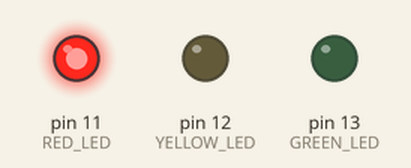
A sketch run on a simulated Arduino Uno, built with avr-gcc and run on an emulated ATmega328P. Shown: output pins drawn as LEDs (lit = HIGH). What the sketch prints to the serial monitor is not drawn.

Above: at 1.5 s.
At 7.0 s:
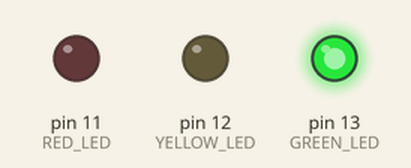
At 11.0 s:
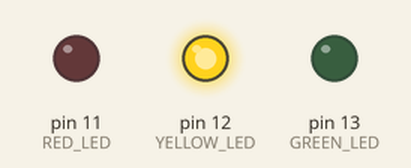
Timing chart, 0 to 19.5 s (numbered marks = the images above):
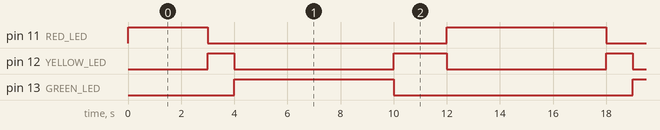

Measured:
- by itself, pin 11 (RED_LED): repeats every 15.0 s: LOW 9.0 s, HIGH 6.0 s
- by itself, pin 12 (YELLOW_LED): repeats every 15.0 s: LOW 6.0 s, HIGH 2.0 s, LOW 6.0 s, HIGH 1.0 s
- by itself, pin 13 (GREEN_LED): alternates HIGH for 6.0 s and LOW for 9.0 s

The sketch:

Sketch_1_Traffic_Light.ino
```cpp
#define RED_LED 11
#define YELLOW_LED 12
#define GREEN_LED 13

void setup() {
  pinMode(RED_LED, OUTPUT);
  pinMode(YELLOW_LED, OUTPUT);
  pinMode(GREEN_LED, OUTPUT);

  Serial.begin(9600);
  Serial.println("Traffic light simulation started");
}

void loop() {
  // Red light
  digitalWrite(RED_LED, HIGH);
  digitalWrite(YELLOW_LED, LOW);
  digitalWrite(GREEN_LED, LOW);
  delay(3000);

  // Yellow light (only yellow)
  digitalWrite(RED_LED, LOW);
  digitalWrite(YELLOW_LED, HIGH);
  digitalWrite(GREEN_LED, LOW);
  delay(1000);

  // Green light
  digitalWrite(RED_LED, LOW);
  digitalWrite(YELLOW_LED, LOW);
  digitalWrite(GREEN_LED, HIGH);
  delay(3000); // Wait 3 seconds

  // Green light (still green)
  digitalWrite(RED_LED, LOW);
  digitalWrite(YELLOW_LED, LOW);
  digitalWrite(GREEN_LED, HIGH);
  delay(3000);

  // Yellow light
  digitalWrite(RED_LED, LOW);
  digitalWrite(YELLOW_LED, HIGH);
  digitalWrite(GREEN_LED, LOW);
  delay(1000);

  // Yellow light (only yellow)
  digitalWrite(RED_LED, LOW);
  digitalWrite(YELLOW_LED, HIGH);
  digitalWrite(GREEN_LED, LOW);
  delay(1000);

  // Red light
  digitalWrite(RED_LED, HIGH);
  digitalWrite(YELLOW_LED, LOW);
  digitalWrite(GREEN_LED, LOW);
  delay(3000);
}
```
